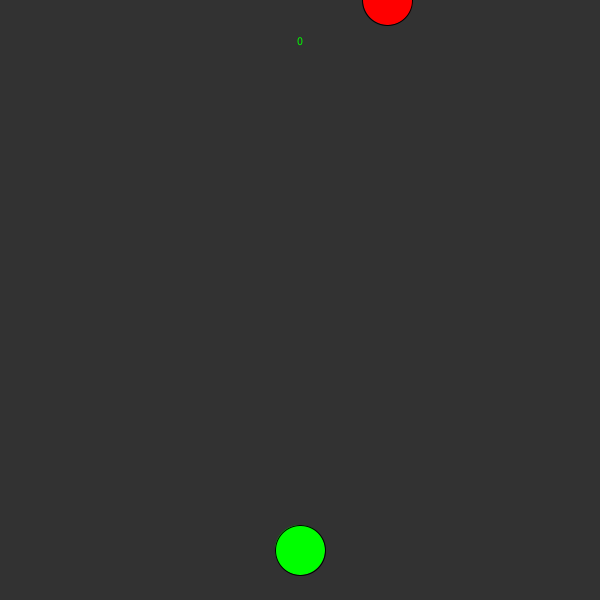
Frame 1 (no input)
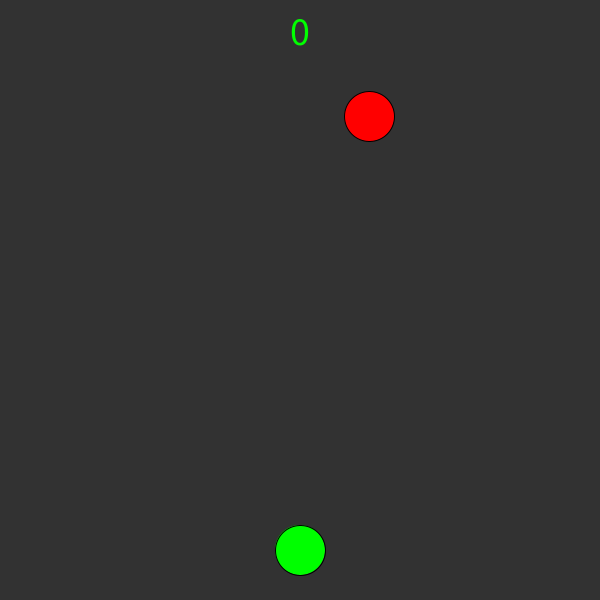
Frame 60 (the mouse pressed at the canvas centre just before this capture)
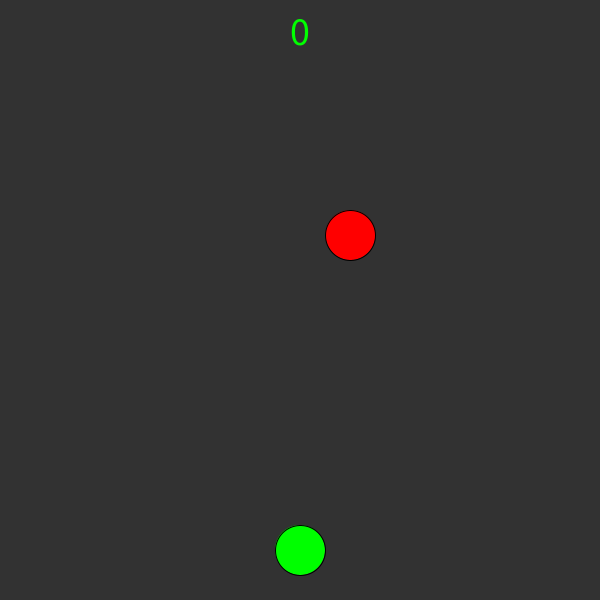
Frame 120 (the mouse held since frame 60 and released just before this capture)

The Processing sketch that drew these frames (run headless with seeded random() and noise(); from frame 60 on, the mouse is pressed at the canvas centre):

// Processing sketch: shootingGame
// ── shootingGame.pde
class Shooter{
  int x,y,size;
  float coolDown,vel;
  boolean right,left,up,down,space;
  int score;
  
  Shooter(){
    size = 50;
    x = width/2;
    y = height-size;
    coolDown =10;
    vel =3;
    
  }
  void display(){
    fill(0, 255, 0);
    stroke(0);
    ellipseMode(CENTER);
    ellipse(x, y, size, size);

    textAlign(CENTER);
    text(score,width/2,45);
  }
  void move(){
    if(right){x+=vel;}    
    if(left){x-=vel;}
    if(up){y-=vel;}
    if(down){y+=vel;}
    if(x<0){x =0;}
    if(x>width){x = width;}
    if(y<0){y =0;}
    if(y>height){ y = height;}
    }
  
  void update(){
    move();
    if(space && coolDown >=10){
      sBullet.add(new Bullet(s));
      coolDown = 0;
    }
    coolDown += .5;
    
    for(Zombie zom:zombie){
      if(dist(x,y,zom.x,zom.y)< size-5){
        fill(255, 0, 0);
        stroke(0);
        textAlign(CENTER);
        textSize(60);
        text("GAME OVER",width/2,height/2);
        noLoop();
      }
    }
  }
}
class Bullet{
  int x,y;
  int velocity,maxSpeed;
  boolean firing;
  
  
  Bullet(Shooter s){
    x = s.x;
    y = s.y - s.size/2;
    velocity = -5;
    firing = true;
  }
  
  void display(){
    noStroke();
    fill(255,255,0);
    rectMode(CENTER);
    rect(x, y,2,10);
    
  }
  
  void update(){
    y += velocity;
    
    if(x>width || x<0 || y>height || y<0){
      firing = false;
    }
    
  }
 
}

class Zombie{
  float x,y,size,vel;
  int life,point;
  
  Zombie(){
    size = 50;
    x = random(0,width);
    y = 0;
    vel = 2;
    life = 3;
    point = 10;
  }
  
  void display(){
    fill(255, 0, 0);
    stroke(0);
    textSize(40);
    ellipseMode(CENTER);
    ellipse(x, y, size, size);
  }
  
  void zombieBounce(Zombie zom){
    float dist = dist(x,y,zom.x,zom.y);
    float directionX = (zom.x-x)/abs(zom.x-x);
    float directionY = (zom.y-y)/abs(zom.y-y);
      if(dist < size){
        zom.x += directionX;
        zom.y += directionY;
      }
  }
  
  boolean overLap(Zombie zom){
    float dist = dist(x,y,zom.x,zom.y);
      if(dist < size){
        return true;
      }else{return false;}
  }
  
  void update(){
    for(Bullet bullet:sBullet){
      if((x-size/2 <= bullet.x && bullet.x<= x+size/2) && (y-size/2<=bullet.y && bullet.y <= y+size/2)){
        life-=1;
        fill(255,250,250);
        stroke(0);
        ellipseMode(CENTER);
        ellipse(x, y, size, size);
        bullet.firing = false;
      }
    }
    if(dist(s.x,s.y,x,y) > 0){
      float angle = atan((s.y-y)/(s.x-x));
      float directionX = ((s.x-x)/abs((s.x-x)));
      float directionY = ((s.y-y)/abs((s.y-y)));
      x += directionX*abs(cos(angle))*vel;
      y += directionY*abs(sin(angle))*vel;
    } 
  }              
}

Shooter s;
Zombie zom;
ArrayList<Bullet> sBullet = new ArrayList<Bullet>();
ArrayList<Zombie> zombie = new ArrayList<Zombie>();
PFont font;

void setup(){
  size(600, 600);
 
  s = new Shooter();
  zombie.add(new Zombie());
}

void draw(){
  background(50);
  s.display();
  s.update();

  for(Zombie zom:zombie){
    zom.display();
  }
  for(Bullet bullet : sBullet){
    bullet.display();
  }
  
  ArrayList<Bullet> tempBullet = new ArrayList<Bullet>();
  for(Bullet bullet : sBullet){
    bullet.update();
    if(bullet.firing){
      tempBullet.add(bullet);
    }
  }
  sBullet = tempBullet;
  
  ArrayList<Zombie> tempZom = new ArrayList<Zombie>();
  for(int i =0;i<zombie.size();i++){
    for(int j =i+1 ;j<zombie.size();j++){
      while(zombie.get(i).overLap(zombie.get(j))){
        zombie.get(i).zombieBounce(zombie.get(j));
      }
    }
    zombie.get(i).update();
    if(zombie.get(i).life > 0){
      tempZom.add(zombie.get(i));
    }else{s.score += zombie.get(i).point;}
  }
  zombie = tempZom;
  if(random(1) < 0.009){
    zombie.add(new Zombie());
  }
}

void keyPressed(){
  if(key== CODED){
    if(keyCode == UP){s.up = true;}
    if(keyCode == DOWN){s.down = true;}
    if(keyCode == LEFT){s.left = true;}
    if(keyCode == RIGHT){s.right = true;}
  }
  if(key == ' '){s.space = true;}
  if(key == 'r' || key == 'R'){
    background(50);
    zombie = new ArrayList<Zombie>();
    sBullet = new ArrayList<Bullet>();
    
    s.x = width/2;
    s.y = height-s.size;
    s.score =0;
    loop();
  }
}
void keyReleased(){
  if(key== CODED){
    if(keyCode == UP){s.up = false;}
    if(keyCode == DOWN){s.down = false;}
    if(keyCode == LEFT){s.left = false;}
    if(keyCode == RIGHT){s.right = false;}
  }
  if(key == ' '){s.space = false;}
}
